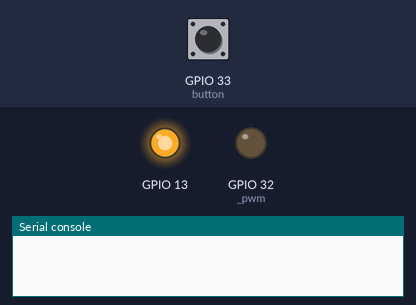
Recording of a program running on a simulated ESP32 board running MicroPython. On the bench: output pins drawn as LEDs (lit = HIGH), the last lines printed to the serial console. The inputs (shaded band) are chosen by the test bench; at power-on: GPIO 33 (button) HIGH. Files the program writes start out absent.

Above: at 0.1 s.
At 2.4 s:
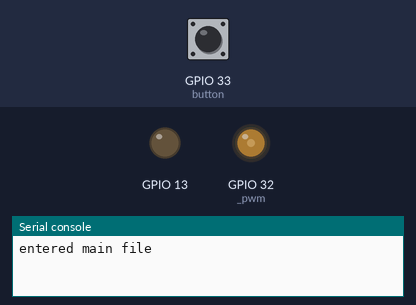
2.5 s: GPIO 33 (button) pulled LOW for 0.15 s
At 2.9 s:
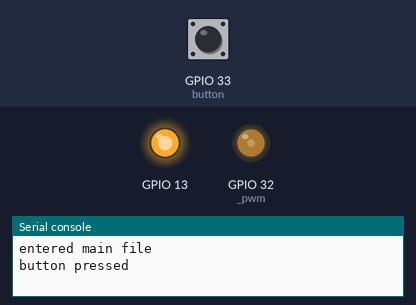
Timing chart, 0 to 9.1 s (numbered marks = the images above; inputs shaded):
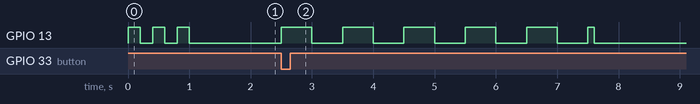

The program:

main.py
```python
from machine import ADC, Pin, PWM
import machine
import time

# This is constants.
DEFAULT_ENTRY_PIN = 32
DEFAULT_ADC_PIN = 12
FILE_PATH = "data.txt"
MEASURING_PERIOD  = 60 # seconds
NUM_OF_HALF_MEASUREMENTS = 12 # insert explanation
DUTY_VALUE = 300

class Lab1_controller:

    """
    The main class for our machine.

    Will include the main controller functions.
    """

    _info_pin = None  # ADC pin (photosensor)
    _entry_pin = None # LED pin
    _pwm = None

    def __init__(self, adc, entr):  # constructor


        self._entry_pin = Pin(entr)

        self._info_pin = ADC(Pin(adc))
        self._info_pin.atten(self._info_pin.ATTN_11DB) # volt [0.0 - 3.6v]


        self._pwm = PWM(Pin(DEFAULT_ENTRY_PIN), 148000)

        self._entry_pin.value(1)  # Activating pins


    def reciever(self):
        info = self._info_pin.read()
        print(info) # values are from 0 to 4095 so we get percentages
        time.sleep(MEASURING_PERIOD)
        return info
        # TODO: finish it

    def average_reciever(self):

        info_container = []
        new_period = MEASURING_PERIOD/NUM_OF_HALF_MEASUREMENTS
        for i in range(NUM_OF_HALF_MEASUREMENTS):
            info_container.append(self._info_pin.read())
            time.sleep(new_period)
        info = round(sum(info_container)/len(info_container))
        print(info)
        return info


    def change_light(self, value):
        self._pwm.duty(value)


    def LED_on(self):
        self._entry_pin.value(1)

    def LED_off(self):
        self._entry_pin.value(0)

for i in range(3):
    machine.Pin(13, machine.Pin.OUT).value(1)
    time.sleep(0.2)
    machine.Pin(13, machine.Pin.OUT).value(0)
    time.sleep(0.2)


button = machine.Pin(33,machine.Pin.IN,machine.Pin.PULL_UP)
lab_machine = Lab1_controller(DEFAULT_ADC_PIN, DEFAULT_ENTRY_PIN)
lab_machine.change_light(DUTY_VALUE)
file = open(FILE_PATH, "a")
lll = []
print("entered main file")
#well have to calibrate brightness *(duty value)
# bc thats the range for duty value.
#for i in range(0,1024):
#print("await for the button")
while True:
    if button.value() == 1:
        continue
    elif button.value() == 0:
        print("button pressed")
        for i in range(5):
            machine.Pin(13, machine.Pin.OUT).value(1)
            time.sleep(0.5)
            machine.Pin(13, machine.Pin.OUT).value(0)
            time.sleep(0.5)

        while True:

            #print(i)
            #lab_machine.change_light(i)
            machine.Pin(13, machine.Pin.OUT).value(1)
            time.sleep(0.1)
            machine.Pin(13, machine.Pin.OUT).value(0)


            info = lab_machine.average_reciever()
            #lll.append(info)

            print("writing {info}")
            file.write(str(info) + "\n")

            if button.value() == 0:
                for i in range(10):
                    machine.Pin(13, machine.Pin.OUT).value(1)
                    time.sleep(0.2)
                    machine.Pin(13, machine.Pin.OUT).value(0)
                    time.sleep(0.2)
                break
    break
file.close()
# TODO :  proper logging of the results for long lab (separate class ig)
# TODO : improve main class
```

Measured:
- after the input at 2.5 s, GPIO 13: goes 5 × (HIGH 0.50 s, LOW 0.50 s), HIGH 0.10 s, then LOW, starting at once
